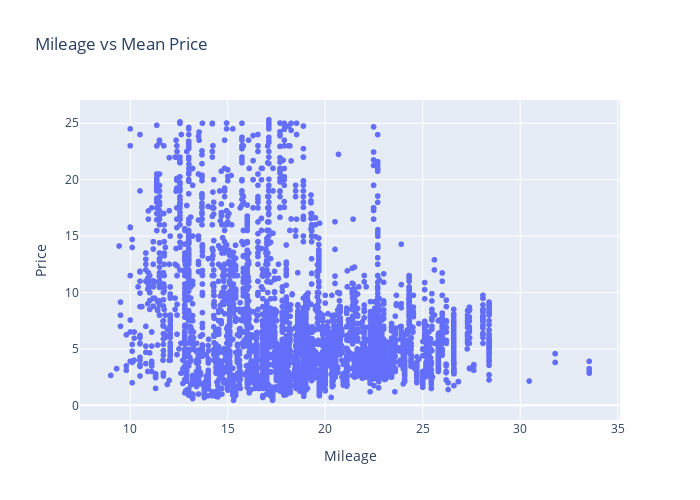

Notebook cell for this chart:
### Markdown cell above
##### Mileage vs Price

### Code cell
fig = px.scatter(df,x='Mileage',y='Price' , width=700 , height =500,title='Mileage vs Mean Price')
fig.show()

### Figure 1 — Plotly figure (JSON) as saved in the notebook; plotly's stock layout.template omitted (floating-point values rounded to 4 significant figures; data arrays with more than 128 entries replaced by an {"elided": "..."} marker saying what was removed)
{"data": [{"hovertemplate": "Mileage=%{x}<br>Price=%{y}<extra></extra>", "legendgroup": "", "marker": {"color": "#636efa", "symbol": "circle"}, "mode": "markers", "name": "", "showlegend": false, "type": "scattergl", "x": {"elided": "4880 float values"}, "xaxis": "x", "y": {"elided": "4880 float values"}, "yaxis": "y"}], "layout": {"height": 500, "legend": {"tracegroupgap": 0}, "title": {"text": "Mileage vs Mean Price"}, "width": 700, "xaxis": {"anchor": "y", "domain": [0, 1], "title": {"text": "Mileage"}}, "yaxis": {"anchor": "x", "domain": [0, 1], "title": {"text": "Price"}}}}
